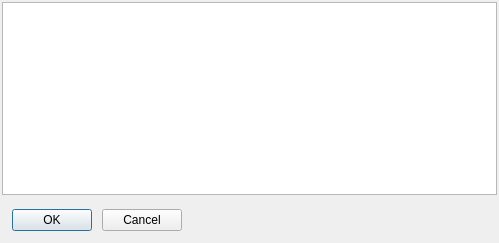
<?xml version="1.0" encoding="UTF-8"?>
<ui version="4.0">
 <class>CheckedFilesList</class>
 <widget class="QDialog" name="CheckedFilesList">
  <property name="geometry">
   <rect>
    <x>0</x>
    <y>0</y>
    <width>499</width>
    <height>243</height>
   </rect>
  </property>
  <property name="windowTitle">
   <string>Dialog</string>
  </property>
  <layout class="QVBoxLayout" name="verticalLayout">
   <property name="spacing">
    <number>4</number>
   </property>
   <property name="leftMargin">
    <number>2</number>
   </property>
   <property name="topMargin">
    <number>2</number>
   </property>
   <property name="rightMargin">
    <number>2</number>
   </property>
   <property name="bottomMargin">
    <number>2</number>
   </property>
   <item>
    <widget class="QListView" name="listView">
     <property name="sizeAdjustPolicy">
      <enum>QAbstractScrollArea::AdjustToContents</enum>
     </property>
     <property name="editTriggers">
      <set>QAbstractItemView::NoEditTriggers</set>
     </property>
     <property name="alternatingRowColors">
      <bool>true</bool>
     </property>
     <property name="selectionMode">
      <enum>QAbstractItemView::NoSelection</enum>
     </property>
    </widget>
   </item>
   <item>
    <layout class="QHBoxLayout" name="horizontalLayout" stretch="0,1">
     <property name="spacing">
      <number>10</number>
     </property>
     <property name="leftMargin">
      <number>10</number>
     </property>
     <property name="topMargin">
      <number>10</number>
     </property>
     <property name="rightMargin">
      <number>10</number>
     </property>
     <property name="bottomMargin">
      <number>10</number>
     </property>
     <item alignment="Qt::AlignLeft">
      <widget class="QPushButton" name="bttn_ok">
       <property name="text">
        <string>OK</string>
       </property>
      </widget>
     </item>
     <item alignment="Qt::AlignLeft">
      <widget class="QPushButton" name="bttn_cancel">
       <property name="text">
        <string>Cancel</string>
       </property>
      </widget>
     </item>
    </layout>
   </item>
  </layout>
 </widget>
 <resources/>
 <connections>
  <connection>
   <sender>bttn_ok</sender>
   <signal>clicked()</signal>
   <receiver>CheckedFilesList</receiver>
   <slot>accept()</slot>
   <hints>
    <hint type="sourcelabel">
     <x>27</x>
     <y>221</y>
    </hint>
    <hint type="destinationlabel">
     <x>34</x>
     <y>253</y>
    </hint>
   </hints>
  </connection>
  <connection>
   <sender>bttn_cancel</sender>
   <signal>clicked()</signal>
   <receiver>CheckedFilesList</receiver>
   <slot>reject()</slot>
   <hints>
    <hint type="sourcelabel">
     <x>138</x>
     <y>225</y>
    </hint>
    <hint type="destinationlabel">
     <x>139</x>
     <y>261</y>
    </hint>
   </hints>
  </connection>
 </connections>
</ui>
